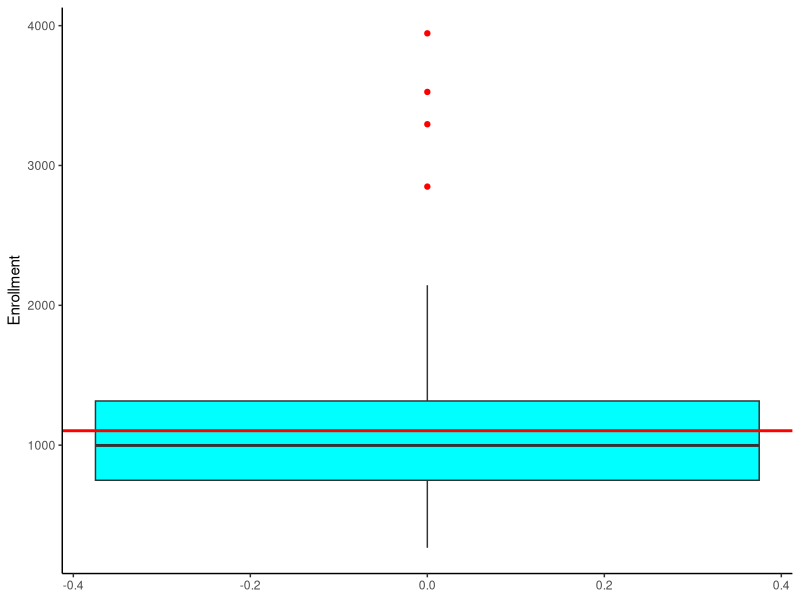
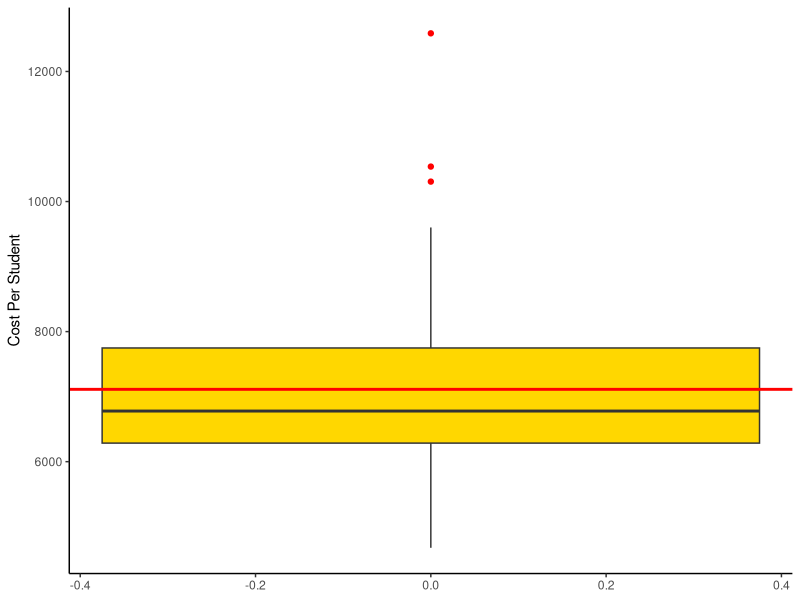
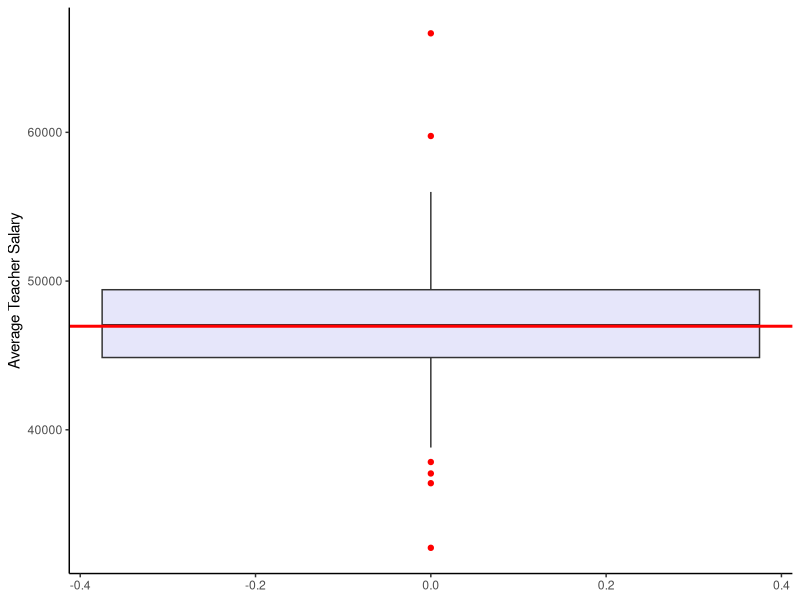
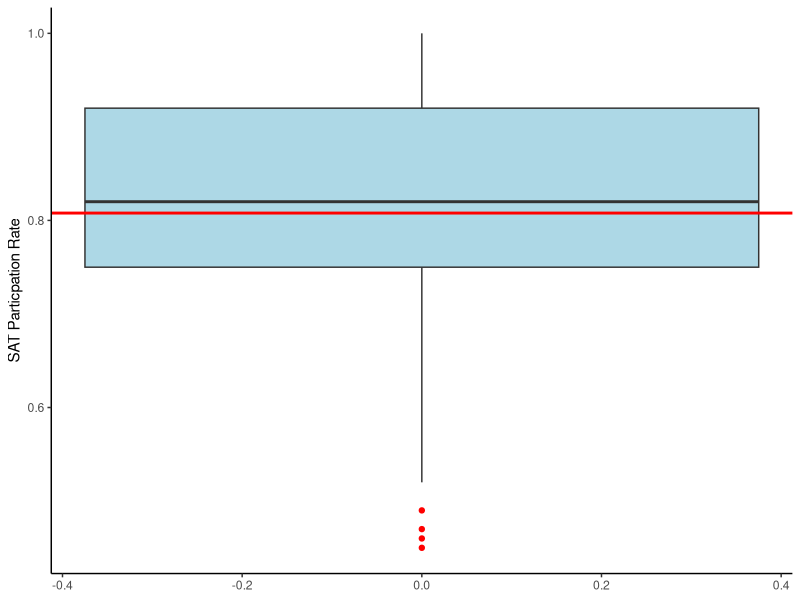
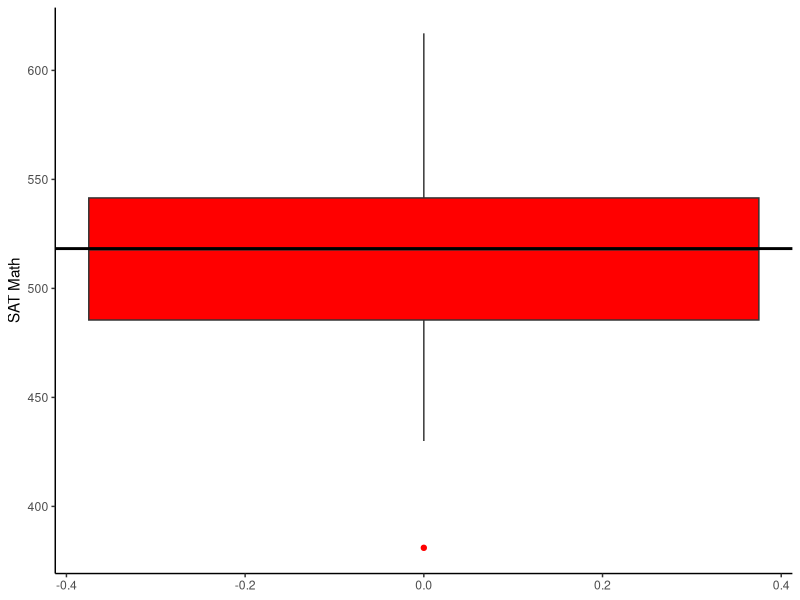
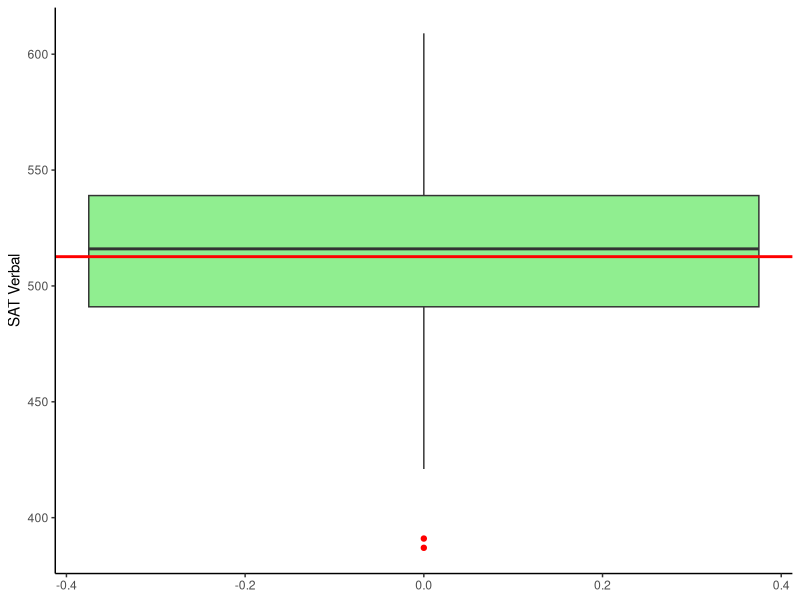
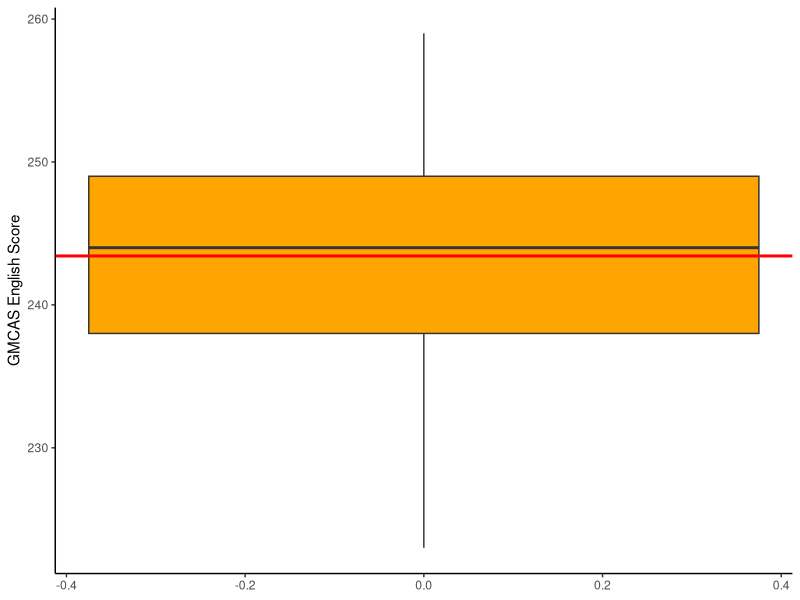
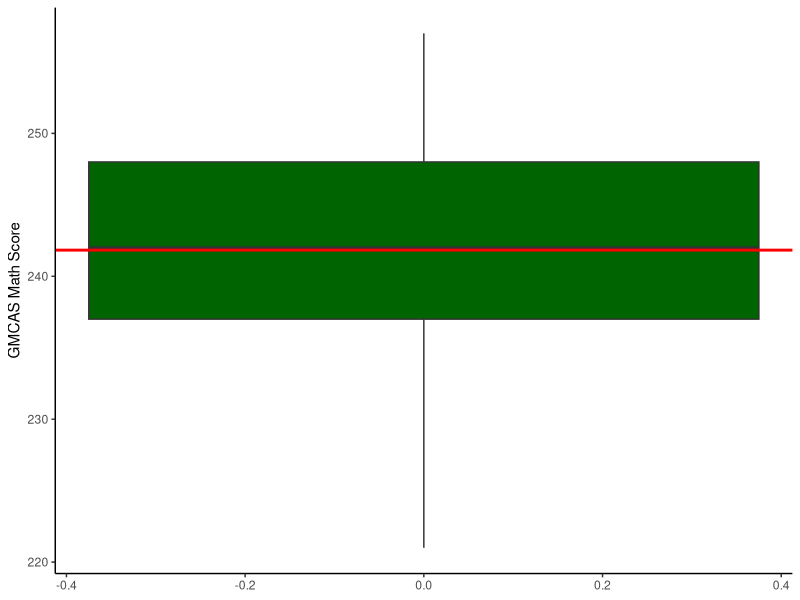

Recreate these plots in R, in order.
## ---- chunk 1
knitr::opts_chunk$set(echo = TRUE)
## ---- chunk 2
#Packages
library(tidyverse)
library(ggplot2)
## ---- chunk 3
#Read data into R
data <- read.csv("Dropout_Rate.csv")
head(data)
## ---- chunk 4
#Summary statistics
summary(data)
str(data)
table(is.na(data))
## ---- chunk 5
ggplot(data, aes(y = Enrollment)) + 
  geom_boxplot(outlier.colour="red", fill = "cyan") + 
  labs(ylab = "Enrollment") + 
  geom_hline(yintercept = mean(data$Enrollment), colour = "red", size = 1) + 
  theme_classic()
####
ggplot(data, aes(y = Cost.Pupil)) + 
  geom_boxplot(outlier.colour="red", fill = "gold") + 
  labs(y = "Cost Per Student") +
  geom_hline(yintercept = mean(data$Cost.Pupil), colour = "red", size = 1) + 
  theme_classic()
####
ggplot(data, aes(y = AveTeach.)) + 
  geom_boxplot(outlier.colour="red", fill = "lavender") + 
  labs(y = "Average Teacher Salary") +
  geom_hline(yintercept = mean(data$AveTeach.), colour = "red", size = 1) + 
  theme_classic()
####
ggplot(data, aes(y = SATPartRate)) + 
  geom_boxplot(outlier.colour="red", fill = "lightblue") + 
  labs(y = "SAT Particpation Rate") + 
  geom_hline(yintercept = mean(data$SATPartRate), colour = "red", size = 1) + 
  theme_classic()
####
ggplot(data, aes(y = SATM)) + 
  geom_boxplot(outlier.colour="red", fill = "red") + 
  labs(y = "SAT Math") +
  geom_hline(yintercept = mean(data$SATM), colour = "black", size = 1) + 
  theme_classic()
####
ggplot(data, aes(y = SATV)) + 
  geom_boxplot(outlier.colour="red", fill = "lightgreen") + 
  labs(y = "SAT Verbal") +
  geom_hline(yintercept = mean(data$SATV), colour = "red", size = 1) + 
  theme_classic()
####
ggplot(data, aes(y = X10GMCASEng)) + 
  geom_boxplot(outlier.colour="red", fill = "orange") + 
  labs(y = "GMCAS English Score") +
  geom_hline(yintercept = mean(data$X10GMCASEng), colour = "red", size = 1) + 
  theme_classic()
####
ggplot(data, aes(y = X10GMCASMth)) + 
  geom_boxplot(outlier.colour="red", fill = "darkgreen") + 
  labs(y = "GMCAS Math Score") +
  geom_hline(yintercept = mean(data$X10GMCASMth), colour = "red", size = 1) + 
  theme_classic()
####
ggplot(data, aes(y = S.TRatio)) + 
  geom_boxplot(outlier.colour="red", fill = "purple") + 
  labs(y = "Student to Teacher Ratio") +
  geom_hline(yintercept = mean(data$S.TRatio), colour = "red", size = 1) + 
  theme_classic()
####
ggplot(data, aes(y = S.CounselRatio)) + 
  geom_boxplot(outlier.colour="red", fill = "maroon") + 
  labs(y = "Student to Counseler Ratio") +
  geom_hline(yintercept = mean(data$S.CounselRatio), colour = "red", size = 1) + 
  theme_classic()
####
ggplot(data, aes(y = DropoutRate)) + 
  geom_boxplot(outlier.colour="red", fill = "brown") + 
  labs(y = "Dropout Rate") +
  geom_hline(yintercept = mean(data$DropoutRate), colour = "red", size = 1) + 
  theme_classic()
# Some outlines for nearly every predictor - potential violation of assumption of normality of residuals 
## ---- chunk 6
corr <- cor(data)
corr
#install.packages("corrplot")
library(corrplot)
data = data[,c(-1)]
M= cor(data)
corrplot(M, method = "color", order = "AOE" , type = "upper", tl.col = "black")
# Exams are highly correlated with each other - potential violation of Multicollinearity assumptions 
## ---- chunk 7
ggplot(data, aes(x = Enrollment, y = DropoutRate)) + 
  geom_point() + 
  geom_smooth(method = lm) + 
  geom_smooth(se = FALSE, color = "red") + 
  labs(x = "Enrollment", y = "Dropout Rate") + 
  theme_classic()
###
ggplot(data, aes(x = Cost.Pupil, y = DropoutRate)) + 
  geom_point() + 
  geom_smooth(method = lm) + 
  geom_smooth(se = FALSE, color = "red") + 
  labs(x = "Cost per Student", y = "Dropout Rate") + 
  theme_classic()
###
ggplot(data, aes(x = AveTeach., y = DropoutRate)) + 
  geom_point() + 
  geom_smooth(method = lm) + 
  geom_smooth(se = FALSE, color = "red") + 
  labs(x = "EAverage Teacher Salary", y = "Dropout Rate") + 
  theme_classic()
###
ggplot(data, aes(x = SATV, y = DropoutRate)) + 
  geom_point() + 
  geom_smooth(method = lm) + 
  geom_smooth(se = FALSE, color = "red") + 
  labs(x = "SAT Verbal", y = "Dropout Rate") + 
  theme_classic()
###
ggplot(data, aes(x = SATM, y = DropoutRate)) + 
  geom_point() + 
  geom_smooth(method = lm) + 
  geom_smooth(se = FALSE, color = "red") + 
  labs(x = "SAT Math", y = "Dropout Rate") + 
  theme_classic()
###
ggplot(data, aes(x = SATPartRate, y = DropoutRate)) + 
  geom_point() + 
  geom_smooth(method = lm) + 
  geom_smooth(se = FALSE, color = "red") + 
  labs(x = "SAT Participation Rate", y = "Dropout Rate") + 
  theme_classic()
###
ggplot(data, aes(x = X10GMCASEng, y = DropoutRate)) + 
  geom_point() + 
  geom_smooth(method = lm) + 
  geom_smooth(se = FALSE, color = "red") + 
  labs(x = "GMCAS English", y = "Dropout Rate") + 
  theme_classic()
###
ggplot(data, aes(x = X10GMCASMth, y = DropoutRate)) + 
  geom_point() + 
  geom_smooth(method = lm) + 
  geom_smooth(se = FALSE, color = "red") + 
  labs(x = "GMCAS Math", y = "Dropout Rate") + 
  theme_classic()
###
ggplot(data, aes(x = S.TRatio, y = DropoutRate)) + 
  geom_point() + 
  geom_smooth(method = lm) + 
  geom_smooth(se = FALSE, color = "red") + 
  labs(x = "Student to Teacher Ratio", y = "Dropout Rate") + 
  theme_classic()
###
ggplot(data, aes(x = S.CounselRatio, y = DropoutRate)) + 
  geom_point() + 
  geom_smooth(method = lm) + 
  geom_smooth(se = FALSE, color = "red") + 
  labs(x = "Student to Counsler Ratio", y = "Dropout Rate") + 
  theme_classic()

## ---- chunk 8
ggplot(data,aes(x = DropoutRate)) + 
  geom_density() + 
  labs(x = "Dropout Rate", y = "") + 
  theme_classic()
### Calculate Skewness ###
library(e1071)
skewness(data$DropoutRate)
### Convert to Log Response ###
trans_resp <- log1p(data$DropoutRate)
plot(density(trans_resp), main = "Log transform Response")
### Add log Response to data frame ### 
log_data <- data %>% 
  mutate(DropoutRate, log_dropout = log1p(DropoutRate)) %>% 
  select(-DropoutRate)
## ---- chunk 9
###With Outliers####
full_model <- lm(log_dropout ~ .,
                 data = log_data)

summary(full_model)
### Remove Outliers###
log_data_outliers_rm <- log_data %>% 
  filter_all(all_vars(. < mean(.) + 2*sd(.)))
### Run model again ###
full_model_outliers_rm <- lm(log_dropout ~ .,
                             data = log_data_outliers_rm)

summary(full_model_outliers_rm)
## ---- chunk 10
###test all possible models with 1 to k = 10 predictors###
library("leaps")
attach(log_data)
regfit.full = regsubsets(log_dropout ~ .,
                         log_data, 
                         nvmax = 10)
sum1 <- summary(regfit.full)
sum1
###plot RSS/R^2/Cp/BIC###
par(mfrow = c(2,2))
plot(sum1$rss, 
     xlab = "Number of Variables", 
     ylab = "RSS", 
     type = "l")
minrss <- which.min(sum1$rss)
points(minrss,
       sum1$rss[10],
       col = "red",
       cex = 2,
       pch = 20)
plot(sum1$adjr2, 
     xlab = "Number of Variables", 
     ylab = "Adj. RSq", 
     type = "l")
max<- which.max(sum1$adjr2)
points(max, 
       sum1$adjr2[4], 
       col = "red", 
       cex = 2, 
       pch= 20)
plot(sum1$cp, 
     xlab = "Number of Variables", 
     ylab = "Cp", 
     type = "l")
mincp <- which.min(sum1$cp)
points(mincp, 
       sum1$cp[3], 
       col = "red", 
       cex = 2, 
       pch= 20)
minBIC <- which.min(sum1$bic)
plot(sum1$bic, 
     xlab = "Number of Variables",
     ylab = "BIC", 
     type = "l")
points(minBIC, 
       sum1$bic[3], 
       col = "red", 
       cex = 2, 
       pch= 20)
## ---- chunk 11
### Using CV to calculate test error ###
set.seed(6)
train = sample(c(TRUE,FALSE), nrow(log_data), rep = TRUE)
test = (!train)
regfit.best <- regsubsets(log_dropout~., 
                          data = log_data[train,], 
                          nvmax = 10)

test.mat <- model.matrix(log_dropout~.,
                         data = log_data[test,])
val.errors <- rep(NA,10)
### function that ...###
for(i in 1:10){
  coefi <- coef(regfit.best, id = i)
  pred = test.mat[,names(coefi)] %*% coefi
  val.errors[i] = mean((log_data$log_dropout[test]-pred)^2)
}
min_errors <- which.min(val.errors)
regfit.best.full <- regsubsets(log_dropout ~ ., 
                               data = log_data, 
                               nvmax = 10)
plot(val.errors, 
     xlab = "Number of Varibles", 
     ylab = "Error", 
     type = "l",
     main = "Cross validation test error")
points(3, 
       val.errors[3], 
       col = "red", 
       cex = 2, 
       pch= 20)

## ---- chunk 12
finModel <- lm(log_dropout ~ 
                 Enrollment + 
                 AveTeach. +  
                 X10GMCASEng, 
               data = log_data)

summary(finModel)

## ---- chunk 13
par(mfrow = c(1,2))
res <- resid(finModel)
plot(fitted(finModel), res, main = "Residual plot", xlab = "Predicted log Dropout Rates", ylab = "Residuals", col = ifelse(abs(res) > 1, "red", "black"), pch = 20)
abline(0,0)
### QQ plot ##
qqnorm(res, pch =20, cex =.75)
qqline(res)
# residuals appear to have constant variance and roughly follow normal distribution 
